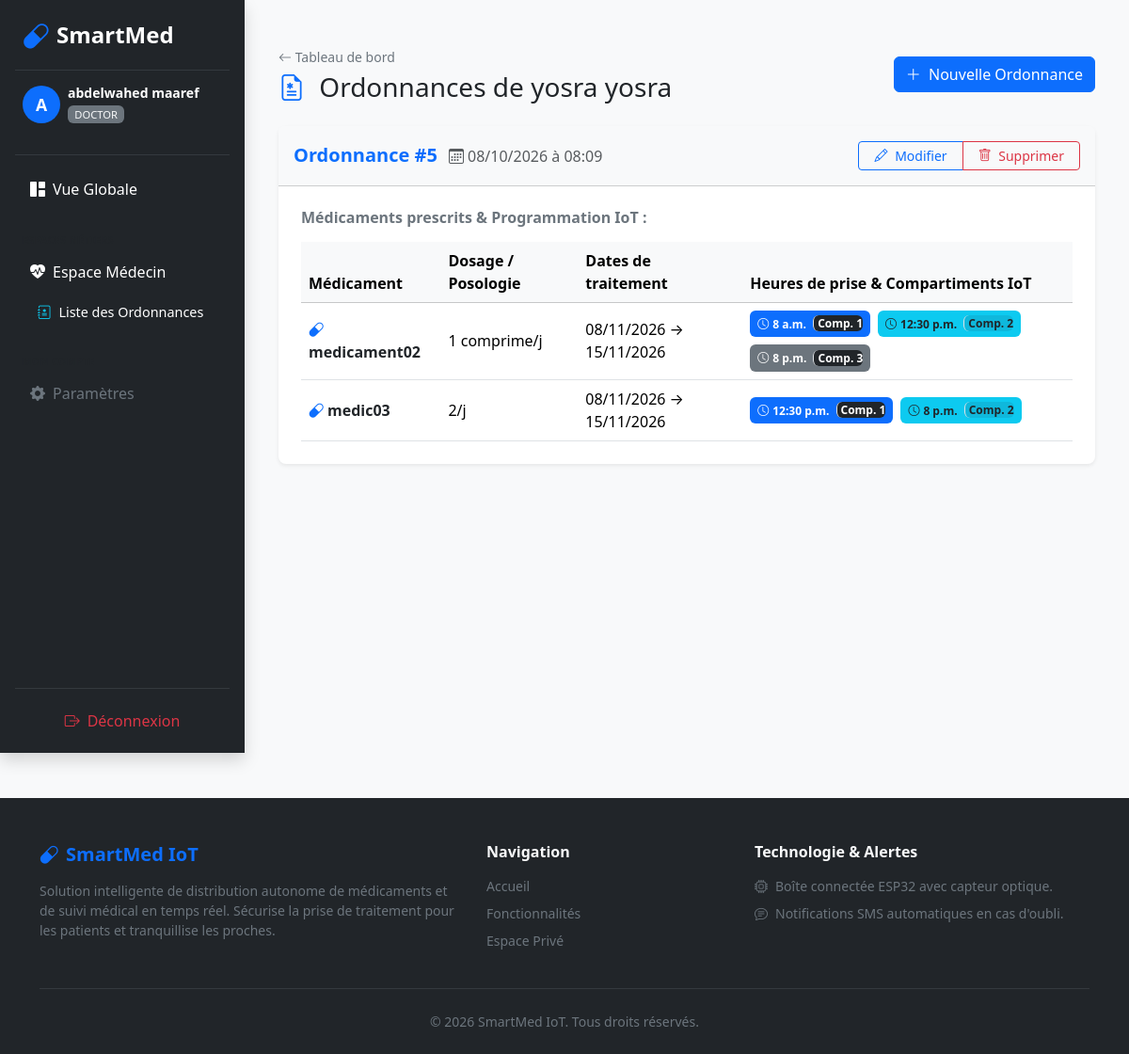
Page /prescriptions/patient/7/ (signed in) on the committed database.
### accounts/models.py (models this page shows, shortened)
class User(AbstractUser):
    class Role(models.TextChoices):
        DOCTOR = 'DOCTOR', 'Médecin'
        RELATIVE = 'RELATIVE', 'Proche / Famille'
        PATIENT = 'PATIENT', 'Patient'
    role = models.CharField(
        max_length=20,
        choices=Role.choices,
        default=Role.PATIENT,
        verbose_name="Rôle Utilisateur"
    )
    phone_number = models.CharField(
        max_length=20,
        blank=True,
        null=True,
        verbose_name="Numéro de Téléphone"
    )
    class Meta:
        verbose_name = "Utilisateur"
        verbose_name_plural = "Utilisateurs"
    @property
    def is_doctor(self):
        return self.role == self.Role.DOCTOR

### prescriptions/models.py (models this page shows, shortened)
class Prescription(models.Model):
    doctor = models.ForeignKey(
        User,
        on_delete=models.CASCADE,
        related_name='prescriptions_given',
        limit_choices_to={'role': 'DOCTOR'},
        null=True,
        blank=True
    )
    patient = models.ForeignKey(
        User,
        on_delete=models.CASCADE,
        related_name='prescriptions_received',
        limit_choices_to={'role': 'PATIENT'}
    )
    notes = models.TextField(blank=True, null=True, verbose_name="Instructions / Remarques globales")
    created_at = models.DateTimeField(default=timezone.now)
    updated_at = models.DateTimeField(auto_now=True)
    class Meta:
        ordering = ['-created_at']
        verbose_name = "Prescription"
        verbose_name_plural = "Prescriptions"

class PrescriptionItem(models.Model):
    prescription = models.ForeignKey(
        Prescription,
        on_delete=models.CASCADE,
        related_name='items'
    )
    medication_name = models.CharField(max_length=150, verbose_name="Nom du médicament")
    dosage = models.CharField(max_length=100, null=True, blank=True, verbose_name="Dosage / Posologie")
    start_date = models.DateField(null=True, blank=True, verbose_name="Date de début")
    end_date = models.DateField(null=True, blank=True, verbose_name="Date de fin")
    intake_time_1 = models.TimeField(null=True, blank=True, verbose_name="Heure Prise 1")
    compartment_1 = models.PositiveIntegerField(default=1, null=True, blank=True, verbose_name="Compartiment Prise 1")
    intake_time_2 = models.TimeField(null=True, blank=True, verbose_name="Heure Prise 2")
    compartment_2 = models.PositiveIntegerField(default=2, null=True, blank=True, verbose_name="Compartiment Prise 2")
    intake_time_3 = models.TimeField(null=True, blank=True, verbose_name="Heure Prise 3")
    compartment_3 = models.PositiveIntegerField(default=3, null=True, blank=True, verbose_name="Compartiment Prise 3")
    item_notes = models.TextField(blank=True, null=True, verbose_name="Consignes spécifiques")

### prescriptions/views.py (the view)
# urls.py: path('patient/<int:patient_id>/', views.list_patient_prescriptions, name='patient-prescriptions'),
@login_required
def list_patient_prescriptions(request, patient_id):
    patient = get_object_or_404(User, id=patient_id)
    is_doctor = getattr(request.user, 'is_doctor', False)
    if callable(is_doctor):
        is_doctor = is_doctor()
    if not is_doctor and getattr(request.user, 'role', None) == User.Role.DOCTOR:
        is_doctor = True
    if request.user != patient and not is_doctor and not request.user.is_staff:
        raise PermissionDenied("Accès non autorisé.")
    if is_doctor and request.user != patient and not request.user.is_staff:
        is_linked = DoctorPatientLink.objects.filter(
            doctor=request.user,
            patient=patient,
            status=DoctorPatientLink.Status.ACCEPTED
        ).exists()
        if not is_linked:
            raise PermissionDenied("Vous n'êtes pas autorisé à consulter les ordonnances de ce patient.")
    prescriptions = Prescription.objects.filter(patient=patient).prefetch_related('items').order_by('-created_at')
    return render(request, 'prescriptions/prescription_list.html', {
        'patient': patient,
        'prescriptions': prescriptions
    })

### prescriptions/templates/prescriptions/prescription_list.html (shortened to what this page needs)
{% extends "base.html" %}
{% block content %}
<div class="container py-4">
    <div class="d-flex justify-content-between align-items-center mb-4">
        <div>
            <a href="{% url 'dashboards:doctor-dashboard' %}" class="text-decoration-none text-secondary small">
                <i class="bi bi-arrow-left"></i> Tableau de bord
            </a>
            <h3 class="mb-0 mt-1">
                <i class="bi bi-file-earmark-medical me-2 text-primary"></i>
                Ordonnances de {{ patient.get_full_name|default:patient.username }}
            </h3>
        </div>
        {% if request.user.is_doctor or request.user.role == 'DOCTOR' %}
            <a href="{% url 'prescriptions:create-prescription' patient.id %}" class="btn btn-primary">
                <i class="bi bi-plus-lg me-1"></i> Nouvelle Ordonnance
            </a>
        {% endif %}
    </div>
    {% if prescriptions %}
        <div class="row">
            {% for ordonnance in prescriptions %}
                <div class="col-12 mb-4">
                    <div class="card shadow-sm border-0 rounded-3">
                        <div class="card-header bg-light d-flex justify-content-between align-items-center py-3">
                            <div>
                                <strong class="text-primary fs-5">Ordonnance #{{ ordonnance.id }}</strong>
                                <span class="text-muted ms-2 fs-6">
                                    <i class="bi bi-calendar3 me-1"></i>{{ ordonnance.created_at|date:"d/m/Y à H:i" }}
                                </span>
                            </div>
                            {% if request.user.is_doctor or request.user.role == 'DOCTOR' %}
                                <div class="btn-group">
                                    <a href="{% url 'prescriptions:update-prescription' ordonnance.id %}" class="btn btn-outline-primary btn-sm px-3">
                                        <i class="bi bi-pencil me-1"></i> Modifier
                                    </a>
                                    <a href="{% url 'prescriptions:delete-prescription' ordonnance.id %}" class="btn btn-outline-danger btn-sm px-3">
                                        <i class="bi bi-trash me-1"></i> Supprimer
                                    </a>
                                </div>
                            {% endif %}
                        </div>
                        <div class="card-body p-4">
                            <h6 class="fw-bold mb-3 text-secondary">Médicaments prescrits & Programmation IoT :</h6>
                            <div class="table-responsive">
                                <table class="table table-hover align-middle mb-0">
                                    <thead class="table-light">
                                        <tr>
                                            <th>Médicament</th>
                                            <th>Dosage / Posologie</th>
                                            <th>Dates de traitement</th>
                                            <th>Heures de prise & Compartiments IoT</th>
                                        </tr>
                                    </thead>
                                    <tbody>
                                        {% for item in ordonnance.items.all %}
                                            <tr>
                                                <td class="fw-bold text-dark">
                                                    <i class="bi bi-capsule me-1 text-primary"></i>{{ item.medication_name }}
                                                </td>
                                                <td>{{ item.dosage|default:"Non spécifié" }}</td>
                                                <td>
                                                    {% if item.start_date and item.end_date %}
                                                        {{ item.start_date|date:"d/m/Y" }} → {{ item.end_date|date:"d/m/Y" }}
                                                    {% else %}
                                                        <span class="text-muted">-</span>
                                                    {% endif %}
                                                </td>
                                                <td>
                                                    <div class="d-flex flex-wrap gap-2">
                                                        {% if item.intake_time_1 %}
                                                            <span class="badge bg-primary p-2">
                                                                <i class="bi bi-clock me-1"></i>{{ item.intake_time_1 }}
                                                                <span class="ms-1 border-start ps-1 bg-dark bg-opacity-20 rounded">
                                                                    Comp. {{ item.compartment_1|default:1 }}
                                                                </span>
                                                            </span>
                                                        {% endif %}
                                                        {% if item.intake_time_2 %}
                                                            <span class="badge bg-info text-dark p-2">
                                                                <i class="bi bi-clock me-1"></i>{{ item.intake_time_2 }}
                                                                <span class="ms-1 border-start ps-1 bg-dark bg-opacity-10 rounded">
                                                                    Comp. {{ item.compartment_2|default:2 }}
                                                                </span>
                                                            </span>
                                                        {% endif %}
                                                        {% if item.intake_time_3 %}
                                                            <span class="badge bg-secondary p-2">
                                                                <i class="bi bi-clock me-1"></i>{{ item.intake_time_3 }}
                                                                <span class="ms-1 border-start ps-1 bg-dark bg-opacity-20 rounded">
                                                                    Comp. {{ item.compartment_3|default:3 }}
                                                                </span>
                                                            </span>
                                                        {% endif %}
                                                    </div>
                                                </td>
                                            </tr>
                                        {% empty %}
                                            <tr>
                                                <td colspan="4" class="text-muted text-center py-3">
                                                    Aucun médicament associé à cette ordonnance.
                                                </td>
                                            </tr>
                                        {% endfor %}
                                    </tbody>
                                </table>
                            </div>
                        </div>
                    </div>
                </div>
            {% endfor %}
        </div>
    {% endif %}
</div>
{% endblock %}

### templates/includes/sidebar.html (shortened to what this page needs)
<aside class="d-flex flex-column flex-shrink-0 p-3 bg-dark text-white min-vh-100 shadow" style="width: 260px;">
    <a href="{% url 'dashboards:main-dashboard' %}" class="d-flex align-items-center mb-3 mb-md-0 me-md-auto text-white text-decoration-none px-2">
        <i class="bi bi-capsule text-primary fs-3 me-2"></i>
        <span class="fs-4 fw-bold tracking-tight">SmartMed</span>
    </a>
    <hr class="border-secondary my-3">
    <div class="d-flex align-items-center mb-3 px-2">
        <div class="rounded-circle bg-primary text-white d-flex align-items-center justify-content-center fw-bold me-2" style="width: 40px; height: 40px; font-size: 1.1rem;">
            {{ request.user.username|slice:":1"|upper }}
        </div>
        <div class="overflow-hidden">
            <h6 class="mb-0 text-truncate text-white small fw-semibold">{{ request.user.get_full_name|default:request.user.username }}</h6>
            <span class="badge bg-secondary bg-opacity-70 text-light fw-normal" style="font-size: 0.7rem;">
                {% if request.user.is_superuser %}
                    Super Admin
                {% elif request.user.is_staff %}
                    Administrateur
                {% else %}
                    {{ request.user.role|default:"Utilisateur" }}
                {% endif %}
            </span>
        </div>
    </div>
    <hr class="border-secondary mb-3">
    <ul class="nav nav-pills flex-column mb-auto gap-1">
        <li class="nav-item">
            <a href="{% url 'dashboards:main-dashboard' %}"
               class="nav-link text-white d-flex align-items-center gap-2 {% if request.resolver_match.url_name == 'main-dashboard' %}active bg-primary{% endif %}">
                <i class="bi bi-grid-1x2-fill"></i>
                <span>Vue Globale</span>
            </a>
        </li>
        <li class="nav-item mt-3">
            <small class="text-uppercase text-muted fw-bold px-2" style="font-size: 0.65rem; letter-spacing: 0.5px;">Espaces Métiers</small>
        </li>
        {% if request.user.role == 'DOCTOR' or request.user.is_staff or request.user.is_superuser %}
        <li class="nav-item">
            <a href="{% url 'dashboards:doctor-dashboard' %}"
               class="nav-link text-white d-flex align-items-center gap-2 {% if request.resolver_match.url_name == 'doctor-dashboard' %}active bg-primary{% endif %}">
                <i class="bi bi-heart-pulse-fill"></i>
                <span>Espace Médecin</span>
            </a>
        </li>
        <li class="nav-item">
            <a href="{% url 'prescriptions:prescription-list' %}"
               class="nav-link text-white d-flex align-items-center gap-2 ps-4 {% if request.resolver_match.url_name == 'prescription-list' %}active bg-primary{% endif %}" style="font-size: 0.9rem;">
                <i class="bi bi-journal-medical text-info"></i>
                <span>Liste des Ordonnances</span>
            </a>
        </li>
        {% endif %}
        <li class="nav-item mt-3">
            <small class="text-uppercase text-muted fw-bold px-2" style="font-size: 0.65rem; letter-spacing: 0.5px;">Mon Compte</small>
        </li>
        <li>
            <a href="#" class="nav-link text-secondary d-flex align-items-center gap-2">
                <i class="bi bi-gear-fill"></i>
                <span>Paramètres</span>
            </a>
        </li>
    </ul>
    <hr class="border-secondary my-3">
    <div>
        <form action="{% url 'accounts:logout' %}" method="post" class="w-100">
            <button type="submit" class="btn btn-outline-danger w-100 d-flex align-items-center justify-content-center gap-2 border-0">
                <i class="bi bi-box-arrow-right"></i>
                <span>Déconnexion</span>
            </button>
        </form>
    </div>
</aside>

### rows in the picture
User: user.username "A", user.get_full_name "abdelwahed maaref", user.role "DOCTOR"
User: get_full_name "yosra yosra"
Prescription: id "5", created_at "08/10/2026 à 08:09"
PrescriptionItem: medication_name "medicament02", dosage "1 comprime/j", start_date "08/11/2026", end_date "15/11/2026", intake_time_1 "8 a.m.", compartment_1 "1", intake_time_2 "12:30 p.m.", compartment_2 "2", intake_time_3 "8 p.m.", compartment_3 "3"
PrescriptionItem: medication_name "medic03", dosage "2/j", start_date "08/11/2026", end_date "15/11/2026", intake_time_1 "12:30 p.m.", compartment_1 "1", intake_time_2 "8 p.m.", compartment_2 "2"
